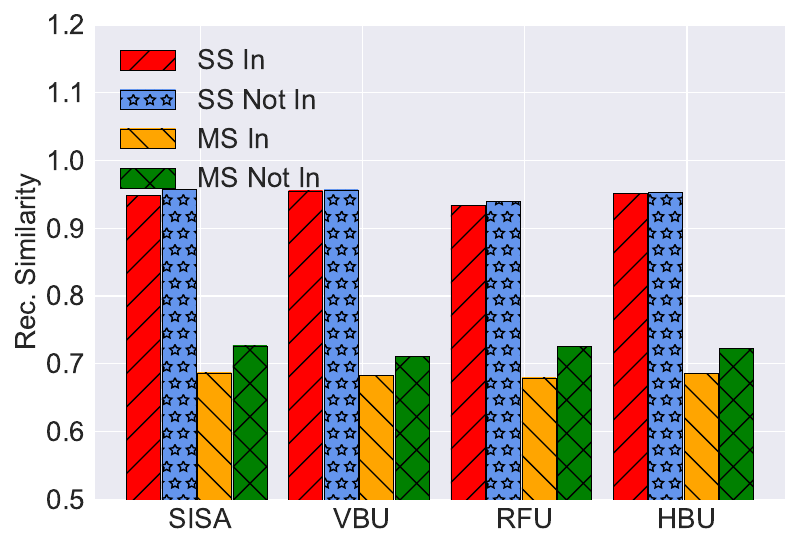

Recreate this plot in Python.
import matplotlib.pyplot as plt
import numpy as np

# user num = 50
labels = ['SISA', 'VBU', 'RFU', 'HBU']
#unl_fr = [10*10*0.22 *5, 10*10*0.22*5, 10*10*0.22 *5, 10*10*0.22*5 , 10*10*0.22*5  , 10*10*0.22*5  ]

unl_ss_in = [0.94898  , 0.95520 , 0.9341333 , 0.9510520 ]
unl_ss_not_in = [0.95703   , 0.95662    , 0.93962     , 0.95290]


unl_ms_in = [0.686785     , 0.683197   , 0.679345 , 0.685824]
unl_ms_not_in = [0.72633   , 0.71146 , 0.7261142  , 0.72292]


sisa_unl = [0.94898, 0.95703, 0.686785, 0.72633]
vbu_unl = [0.95520, 0.95662, 0.683197, 0.71146]
rfu_unl = [0.9341333, 0.93962 ,  0.679345 , 0.7261142]
hbu_unl = [0.9510520,0.95290, 0.685824, 0.72292]

x = np.arange(len(labels))  # the label locations
width = 0.7  # the width of the bars
# no_noise = np.around(no_noise,0)
# samping = np.around(samping,0)
# ldp = np.around(ldp,0)

# plt.style.use('bmh')

plt.style.use('seaborn')

plt.figure()
#plt.subplots(figsize=(8, 5.3))
#plt.bar(x - width / 2 - width / 8 + width / 8, unl_fr, width=0.168, label='Retrain', color='dodgerblue', hatch='/')
plt.bar(x - width / 2 - width / 8 + width / 8 , unl_ss_in,   width=0.21, label='SS In', color='r', edgecolor='black', hatch='/')
plt.bar(x - width / 8 - width / 16,  unl_ss_not_in, width=0.21, label='SS Not In', color='cornflowerblue', edgecolor='black', hatch='*')
plt.bar(x + width / 8, unl_ms_in, width=0.21, label='MS In', color='orange', edgecolor='black', hatch='\\')
plt.bar( x + width / 2 - width / 8 + width / 16, unl_ms_not_in, width=0.21, label='MS Not In', color='g', edgecolor='black', hatch='x')


# plt.bar(x - width / 2.5 ,  unl_br, width=width/3, label='VBU', color='orange', hatch='\\')
# plt.bar(x,unl_self_r, width=width/3, label='RFU-SS', color='g', hatch='x')
# plt.bar(x + width / 2.5,  unl_hess_r, width=width/3, label='HBU', color='tomato', hatch='-')


# Add some text for labels, title and custom x-axis tick labels, etc.
plt.ylabel('Rec. Similarity', fontsize=20)
# ax.set_title('Performance of Different Users n')
plt.xticks(x, labels, fontsize=20)
# ax.set_xticklabels(labels,fontsize=15)

my_y_ticks = np.arange(0.5, 2.1, 0.1)
plt.yticks(my_y_ticks, fontsize=20)
plt.ylim(0.5,1.2)
# ax.set_yticklabels(my_y_ticks,fontsize=15)

# Set the background of the axes, which is the area of the plot, to grey
# plt.gca().set_facecolor('grey')

# Set the grid with white color and a specific linestyle and linewidth
# plt.grid(color='white', linestyle='-', linewidth=0.5)

# plt.grid(axis='y')

plt.legend(loc='upper left', fontsize=20)
# plt.xlabel('$\it{ESS}$' ,fontsize=20)
# ax.bar_label(rects1, padding=1)
# ax.bar_label(rects2, padding=3)
# ax.bar_label(rects3, padding=3)

plt.tight_layout()

plt.rcParams['figure.figsize'] = (2.0, 1)
plt.rcParams['image.interpolation'] = 'nearest'
plt.rcParams['figure.subplot.left'] = 0.11
plt.rcParams['figure.subplot.bottom'] = 0.08
plt.rcParams['figure.subplot.right'] = 0.977
plt.rcParams['figure.subplot.top'] = 0.969
plt.savefig('mnist_rec_mse_unl_analysis_bar.pdf', format='pdf', dpi=200)
plt.show()
